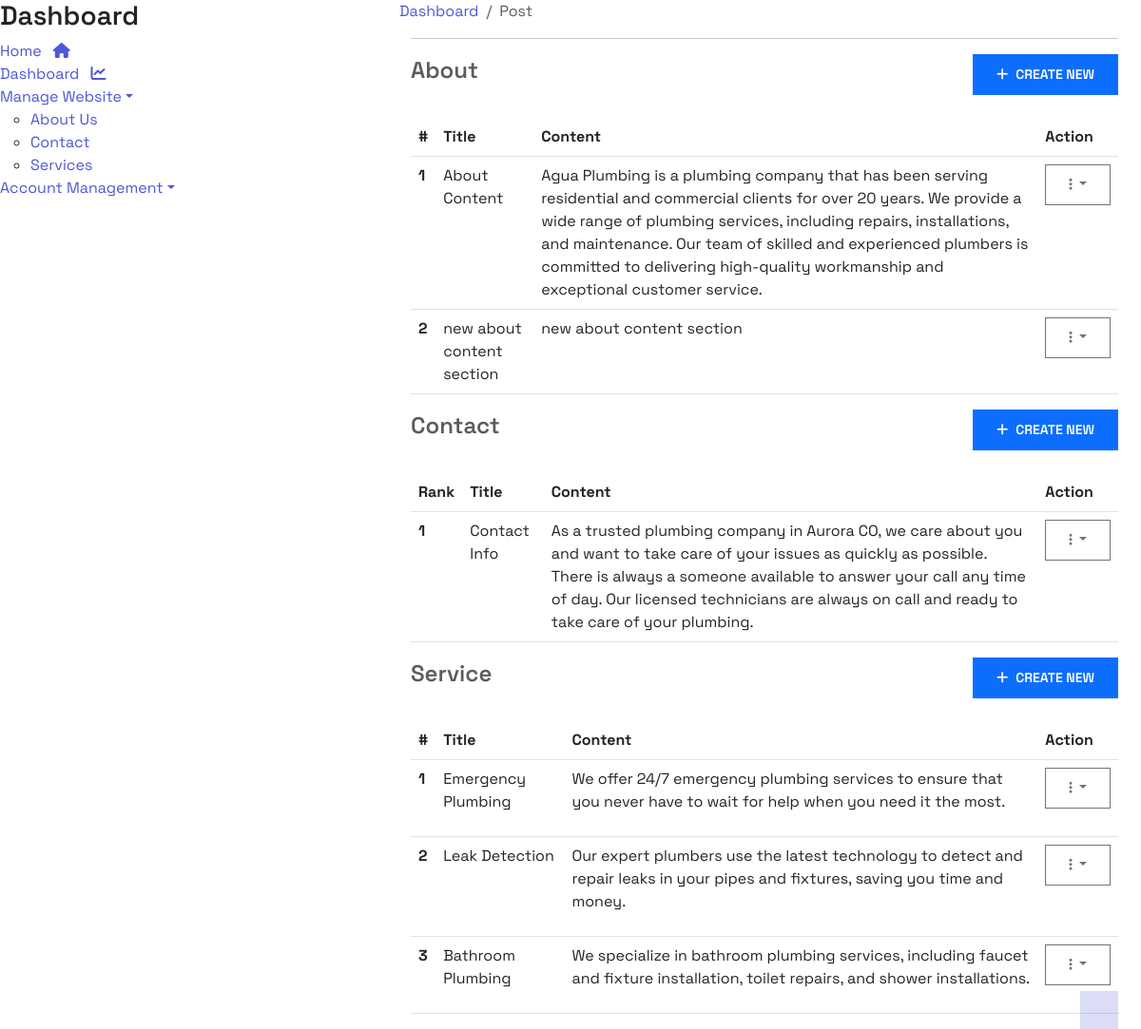
/menu-list/ (signed in), run on the app's committed database.
### base/models.py (models this page shows, shortened)
class About(models.Model):
    title = models.CharField(max_length=100)
    content = models.TextField(blank=True, null=True)
    author = models.ForeignKey(User, on_delete= models.CASCADE)
    created_at = models.DateTimeField(auto_now_add= True)
    updated_at = models.DateTimeField(auto_now=True)
    slug = models.SlugField(unique=True)

class Contact(models.Model):
    title = models.CharField(max_length=100)
    address = models.CharField(max_length=255)
    email = models.CharField(max_length=255)
    phone_number = models.CharField(max_length=50)
    business_hours = models.TextField()
    service_area = models.CharField(max_length=150, default='Denver Metropolitan Area')
    content = models.TextField(blank=True, null=True)
    author = models.ForeignKey(User, on_delete=models.CASCADE)
    created_at = models.DateTimeField(auto_now_add= True)
    updated_at = models.DateTimeField(auto_now=True)
    slug = models.SlugField(unique=True)

class Service(models.Model):
    title = models.CharField(max_length=100)
    content = RichTextUploadingField(blank=True, null=True)
    author = models.ForeignKey(User, on_delete= models.CASCADE)
    card_number = models.IntegerField(validators=[MaxValueValidator(3)], default=0)
    created_at = models.DateTimeField(auto_now_add= True)
    updated_at = models.DateTimeField(auto_now=True)
    slug = models.SlugField(unique=True)

### base/views.py (the view)
# urls.py: path('menu-list/', MenuListView.as_view(), name='menu-list'),
class MenuListView(LoginRequiredMixin, TemplateView):
    template_name = 'menu/menu-list.html'
    def get_context_data(self, **kwargs):
        context = super().get_context_data(**kwargs)
        context['menulist'] = Menu.objects.all()
        context['aboutus'] = About.objects.all()
        context['services'] = Service.objects.all()
        context['contacts'] = Contact.objects.all()
        return context

### base/templates/menu/menu-list.html (shortened to what this page needs)
{% extends "base.html" %}
{% block content %}
<div class="row">
    <div class="col-md-4">
        <div class="sidebar">
            <div class="sidebar-header">
                <a class="text-decoration-none text-white" href="{% url 'dashboard' %}">
                    <h3>Dashboard</h3>
                </a>
            </div>
            <ul class="list-unstyled components">
                <li>
                    <a href="{% url 'Home' %}">Home <i class="fa-solid fa-home ms-2"></i></a>
                </li>
                <li>
                    <a href="{% url 'dashboard' %}">Dashboard <i class="fa-solid fa-chart-line ms-2"></i></a>
                </li>
                <li class="active">
                    <a href="#homeSubmenu" data-bs-toggle="collapse" aria-expanded="false" class="dropdown-toggle">Manage
                        Website</a>
                    <ul class="collapse show" id="homeSubmenu">
                        <li><a href="{% url 'about-list' %}">About Us</a></li>
                        <li><a href="{% url 'contact-list' %}">Contact</a></li>
                        <li><a href="{% url 'service-list' %}">Services</a></li>
                    </ul>
                </li>
                <li>
                    <a href="#pageSubmenu" data-bs-toggle="collapse" aria-expanded="false" class="dropdown-toggle">Account
                        Management</a>
                </li>
            </ul>
        </div>
    </div>
    <div class="col-md-8">
        <div class="container">
            <nav aria-label="breadcrumb">
                <ol class="breadcrumb">
                    <li class="breadcrumb-item"><a href="{% url 'dashboard' %}">Dashboard</a></li>
                    <li class="breadcrumb-item active" aria-current="page">Post</li>
                </ol>
            </nav>
        <div class="container">
            <hr>
            <section class="about">
                <div class="d-flex justify-content-between align-items-center mb-4">
                    <h1 class="fs-4 text-muted">About</h1>
                    <a href="{% url 'create-about' %}" class="btn btn-primary"><i class="fas fa-plus me-2"></i>Create
                        New</a>
                </div>
                <div class="table-responsive">
                    <table class="table table-hover">
                        <thead>
                            <tr>
                                <th scope="col">#</th>
                                <th scope="col">Title</th>
                                <th scope="col">Content</th>
                                <th scope="col">Action</th>
                            </tr>
                        </thead>
                        <tbody>
                            {% for about in aboutus %}
                            <tr>
                                <th scope="row">{{ forloop.counter }}</th>
                                <td>{{ about.title }}</td>
                                <td>{{ about.content }}</td>
                                <td>
                                    <div class="dropdown">
                                        <button class="btn btn-outline-secondary dropdown-toggle" type="button"
                                            id="dropdownMenuButton{{ forloop.counter }}" data-bs-toggle="dropdown"
                                            aria-haspopup="true" aria-expanded="false">
                                            <i class="fas fa-ellipsis-v"></i>
                                        </button>
                                    </div>
                                </td>
                            </tr>
                            {% empty %}
                            <tr>
                                <td colspan="4">No About Us information found.</td>
                            </tr>
                            {% endfor %}
                        </tbody>
                    </table>
                </div>
            </section>
            <section class="contact">
                <div class="d-flex justify-content-between align-items-center mb-4">
                    <h1 class="fs-4 text-muted">Contact</h1>
                    <a href="{% url 'create-contact' %}" class="btn btn-primary"><i class="fas fa-plus me-2"></i>Create
                        New</a>
                </div>
                <div class="table-responsive">
                    <table class="table table-hover">
                        <thead>
                            <tr>
                                <th scope="col">Rank</th>
                                <th scope="col">Title</th>
                                <th scope="col">Content</th>
                                <th scope="col">Action</th>
                            </tr>
                        </thead>
                        <tbody>
                            {% for contact in contacts %}
                            <tr>
                                <th scope="row">{{ forloop.counter }}</th>
                                <td>{{ contact.title }}</td>
                                <td>{{ contact.content }}</td>
                                <td>
                                    <div class="dropdown">
                                        <button class="btn btn-outline-secondary dropdown-toggle" type="button"
                                            id="dropdownMenuButton{{ forloop.counter }}" data-bs-toggle="dropdown"
                                            aria-haspopup="true" aria-expanded="false">
                                            <i class="fas fa-ellipsis-v"></i>
                                        </button>
                                    </div>
                                </td>
                            </tr>
                            {% empty %}
                            <tr>
                                <td colspan="4">No Contact information found.</td>
                            </tr>
                            {% endfor %}
                        </tbody>
                    </table>
                </div>
            </section>
            <section class="service">
                <div class="d-flex justify-content-between align-items-center mb-4">
                    <h1 class="fs-4 text-muted">Service</h1>
                    <a href="{% url 'create-service' %}" class="btn btn-primary"><i class="fas fa-plus me-2"></i>Create
                        New</a>
                </div>
                <div class="table-responsive">
                    <table class="table table-hover">
                        <thead>
                            <tr>
                                <th scope="col">#</th>
                                <th scope="col">Title</th>
                                <th scope="col">Content</th>
                                <th scope="col">Action</th>
                            </tr>
                        </thead>
                        <tbody>
                            {% for service in services %}
                            <tr>
                                <th scope="row">{{ forloop.counter }}</th>
                                <td>{{ service.title }}</td>
                                <td>{{ service.content|safe }}</td>
                                <td>
                                    <div class="dropdown">
                                        <button class="btn btn-outline-secondary dropdown-toggle" type="button"
                                            id="dropdownMenuButton{{ forloop.counter }}" data-bs-toggle="dropdown"
                                            aria-haspopup="true" aria-expanded="false">
                                            <i class="fas fa-ellipsis-v"></i>
                                        </button>
                                    </div>
                                </td>
                            </tr>
                            {% empty %}
                            <tr>
                                <td colspan="4">No Service information found.</td>
                            </tr>
                            {% endfor %}
                        </tbody>
                    </table>
                </div>
            </section>
        </div>
    </div>
</div>
{% endblock content %}

### static/styles/main.css (style rules this page uses)
:root { --c-dark: #212529; --c-brand: #4e57d4; --c-brand-light: #6970dd; --c-brand-rgb: 78, 87, 212; --c-body: #727272; --box-shadow: 0px 15px 25px rgba(0,0,0,0.08); --transition: all 0.5s ease; }
body { font-family: 'Space Grotesk', sans-serif; }
h1, h2, h3,h4, h5, h6, .h1, .h2, .h3, .h4, .h5, .h6 { font-weight: 600; color: var(--c-dark); }
a { text-decoration: none; color: var(--c-brand); transition: var(--transition); }
.btn { font-weight: 600; font-size: 14px; text-transform: uppercase; border-radius: 0; padding: 10px 24px; }
.service { position: relative; overflow: hidden; z-index: 2; }
.service::after { content: ""; width: 40px; height: 40px; background: rgba(var(--c-brand-rgb), 0.2); position: absolute; bottom: 0; right: 0; transition: var(--transition); }

### data on the page
About: title "About Content", content "Agua Plumbing is a plumbing company that has been serving residential and commercial clients for over 20 years. We provide a wide range of plumbing services, including repairs, installations, and maintenance. Our team of skilled and experienced plumbers is committed to delivering high-quality workmanship and exceptional customer service."
About: title "new about content section", content "new about content section"
Contact: title "Contact Info", content "As a trusted plumbing company in Aurora CO, we care about you and want to take care of your issues as quickly as possible. There is always a someone available to answer your call any time of day. Our licensed technicians are always on call and ready to take care of your plumbing."
Service: title "Emergency Plumbing", content "We offer 24/7 emergency plumbing services to ensure that you never have to wait for help when you need it the most."
Service: title "Leak Detection", content "Our expert plumbers use the latest technology to detect and repair leaks in your pipes and fixtures, saving you time and money."
Service: title "Bathroom Plumbing", content "We specialize in bathroom plumbing services, including faucet and fixture installation, toilet repairs, and shower installations."
